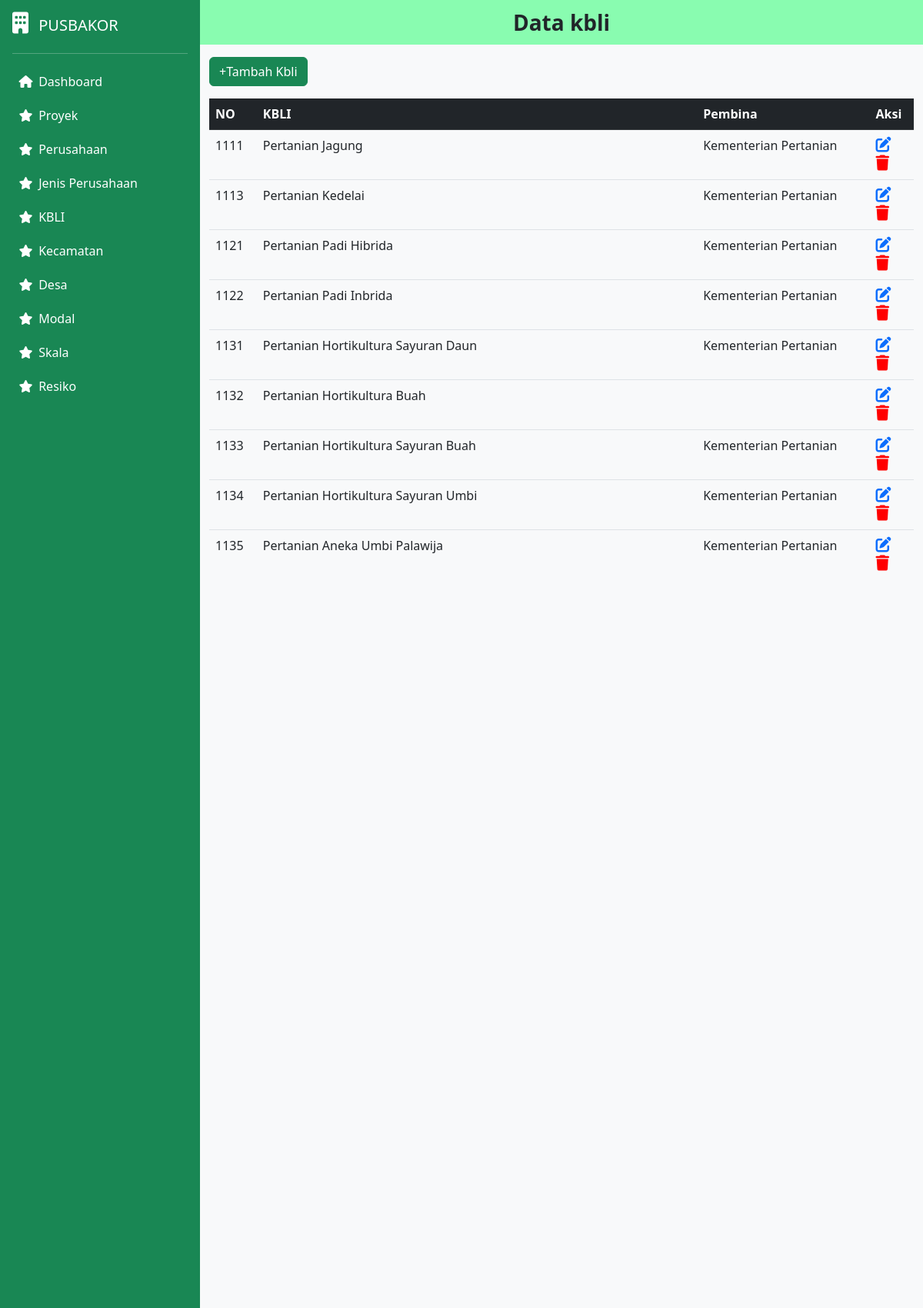
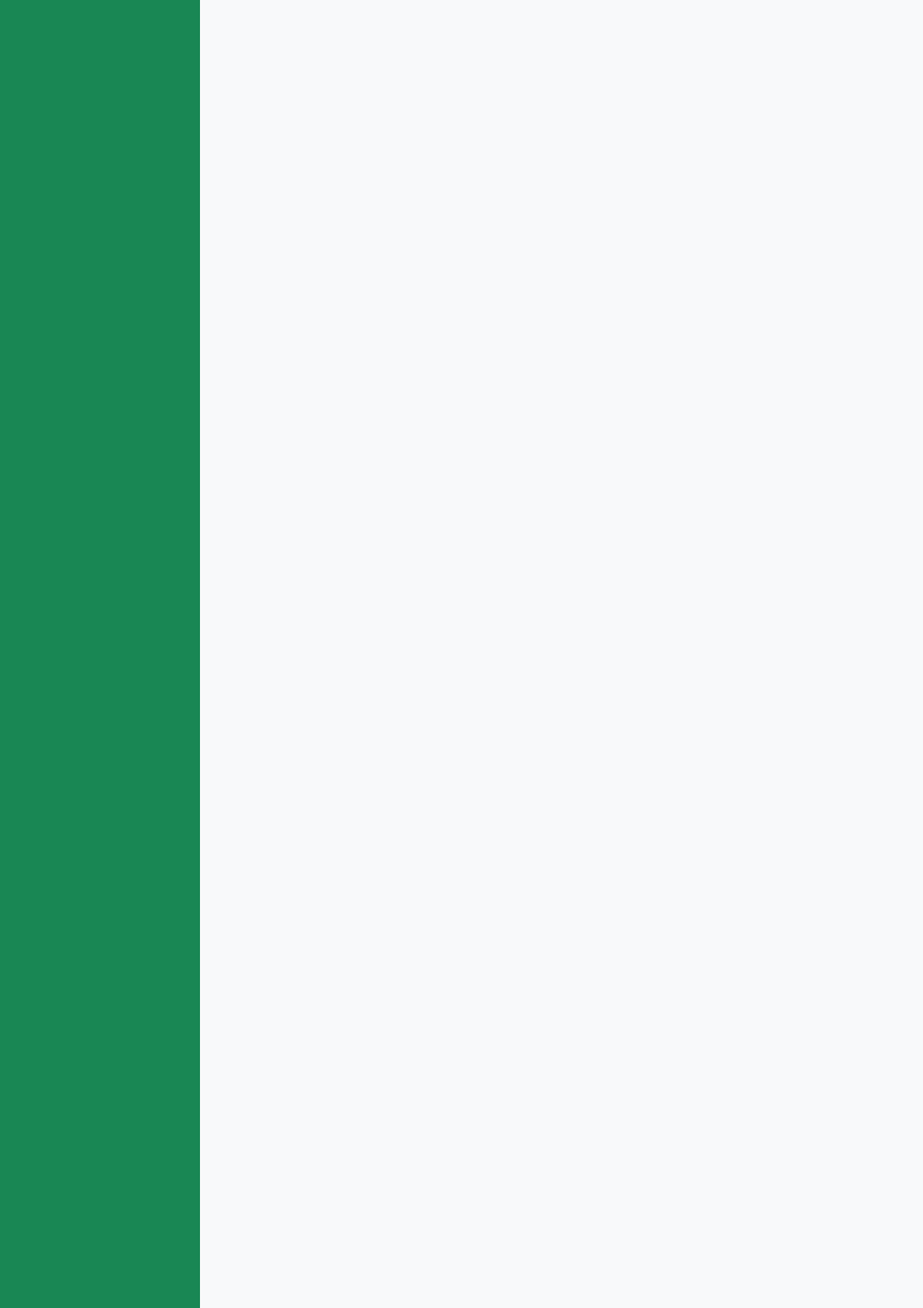
Screenshot of /index.php/kbli (upper part) with the database file from the repository (2 pictures, top to bottom).
### tables this page shows
CREATE TABLE IF NOT EXISTS `kbli` (
  `id` int NOT NULL AUTO_INCREMENT,
  `judul` varchar(255) DEFAULT NULL,
  `pembina` varchar(255) DEFAULT NULL,
  PRIMARY KEY (`id`)
);

### application/controllers/kbli.php (called while the page is built, shortened)
<?php
class kbli extends CI_Controller {
    public function __construct() {
        $this->load->model('kblimodel');
    }
    public function index() {
        $data['kbli'] = $this->kblimodel->get_all_kbli();
        $data['judul'] = "Data kbli";
        $data['content']=$this->load->view('kbliview', $data,true);
        $this->load->view('template/index',$data);
    }
}
?>

### index.php (called while the page is built, shortened)
<?php
require_once BASEPATH.'core/CodeIgniter.php';

### application/models/kblimodel.php (called while the page is built, shortened)
<?php
class kblimodel extends CI_Model {
    public function get_all_kbli() {
        $query = $this->db->get('kbli');
        return $query->result_array();
    }
}
?>

### application/views/kbliview.php (the view, shortened to what this page needs)
<!DOCTYPE html>
<html lang="en">
<head>
  <link href="https://cdn.jsdelivr.net/npm/bootstrap@5.2.3/dist/css/bootstrap.min.css" rel="stylesheet">
  <link rel="stylesheet" href="https://cdnjs.cloudflare.com/ajax/libs/font-awesome/6.4.0/css/all.min.css" />
</head>
<body>
  <div class="container ">
   <div class="scrolling-table">
    <a href="<?php echo base_url('kbli/add'); ?>" class="btn btn-success mb-3">+Tambah Kbli</a>
    <table class="table table-hover text-left">
      <thead class="table-dark sticky-header">
        <tr>
          <th scope="col">NO</th>
          <th scope="col">KBLI</th>
          <th scope="col">Pembina</th>
          <th scope="col">Aksi</th>
        </tr>
      </thead>
      <tbody>
      <?php foreach ($kbli as $row) { ?>
          <tr>
            <td><?php echo $row["id"] ?></td>
            <td><?php echo $row["judul"] ?></td>
            <td><?php echo $row["pembina"] ?></td>
            <td>
            <a href="<?php echo base_url('kbli/edit/' . $row['id']); ?>"><i class="fa-solid fa-pen-to-square fs-5 me-3"></i></a>
            <a href="<?php echo base_url('kbli/delete/' . $row['id']); ?>" onclick="return confirm('Kamu Yakin Mau Hapus Ini?');">
            <i class="fa-solid fa-red fa-trash fs-5"> </i></a>
            </td>
          </tr>
        <?php
        }
        ?>
      </tbody>
    </table>
      </div>
  </div>
</body>
</html>

### application/views/template/css/style.css (style rules this page uses)
html,body { height: 100%; font-family: 'Ubuntu', sans-serif; }

### application/views/kbliview.php (style rules this page uses)
.fa-red { color: red; }
.scrolling-table { height: 672px; overflow-y: auto; }
.sticky-header th { position: sticky; top: 0; z-index: 1; }

### rows the page displays
kbli: id "1111", judul "Pertanian Jagung", pembina "Kementerian Pertanian"
kbli: id "1113", judul "Pertanian Kedelai", pembina "Kementerian Pertanian"
kbli: id "1121", judul "Pertanian Padi Hibrida", pembina "Kementerian Pertanian"
kbli: id "1122", judul "Pertanian Padi Inbrida", pembina "Kementerian Pertanian"
kbli: id "1131", judul "Pertanian Hortikultura Sayuran Daun", pembina "Kementerian Pertanian"
kbli: id "1132", judul "Pertanian Hortikultura Buah"
kbli: id "1133", judul "Pertanian Hortikultura Sayuran Buah", pembina "Kementerian Pertanian"
kbli: id "1134", judul "Pertanian Hortikultura Sayuran Umbi", pembina "Kementerian Pertanian"
kbli: id "1135", judul "Pertanian Aneka Umbi Palawija", pembina "Kementerian Pertanian"

### other values shown
$judul "Data kbli"
